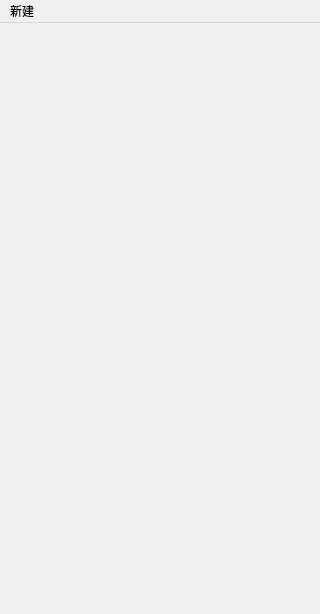
<?xml version="1.0" encoding="UTF-8"?>
<ui version="4.0">
 <class>MainWindow</class>
 <widget class="QMainWindow" name="MainWindow">
  <property name="geometry">
   <rect>
    <x>0</x>
    <y>0</y>
    <width>320</width>
    <height>614</height>
   </rect>
  </property>
  <property name="sizePolicy">
   <sizepolicy hsizetype="Fixed" vsizetype="Fixed">
    <horstretch>0</horstretch>
    <verstretch>0</verstretch>
   </sizepolicy>
  </property>
  <property name="minimumSize">
   <size>
    <width>320</width>
    <height>588</height>
   </size>
  </property>
  <property name="maximumSize">
   <size>
    <width>320</width>
    <height>614</height>
   </size>
  </property>
  <property name="windowTitle">
   <string>猫猫翻金币</string>
  </property>
  <property name="windowIcon">
   <iconset resource="resource.qrc">
    <normaloff>:/res/Coin0001.png</normaloff>:/res/Coin0001.png</iconset>
  </property>
  <widget class="QWidget" name="centralwidget">
   <property name="sizePolicy">
    <sizepolicy hsizetype="Fixed" vsizetype="Fixed">
     <horstretch>0</horstretch>
     <verstretch>0</verstretch>
    </sizepolicy>
   </property>
   <property name="minimumSize">
    <size>
     <width>320</width>
     <height>588</height>
    </size>
   </property>
   <property name="maximumSize">
    <size>
     <width>320</width>
     <height>588</height>
    </size>
   </property>
   <layout class="QVBoxLayout" name="verticalLayout">
    <property name="spacing">
     <number>0</number>
    </property>
    <property name="leftMargin">
     <number>0</number>
    </property>
    <property name="topMargin">
     <number>0</number>
    </property>
    <property name="rightMargin">
     <number>0</number>
    </property>
    <property name="bottomMargin">
     <number>0</number>
    </property>
    <item>
     <widget class="QStackedWidget" name="stackedWidget">
      <property name="currentIndex">
       <number>0</number>
      </property>
      <widget class="QWidget" name="mainscene">
       <property name="sizePolicy">
        <sizepolicy hsizetype="Fixed" vsizetype="Fixed">
         <horstretch>0</horstretch>
         <verstretch>0</verstretch>
        </sizepolicy>
       </property>
       <property name="styleSheet">
        <string notr="true">#mainscene
{
	border-image: url(:/res/OtherSceneBg.png);
}</string>
       </property>
       <widget class="QPushButton" name="start_button">
        <property name="geometry">
         <rect>
          <x>90</x>
          <y>400</y>
          <width>131</width>
          <height>121</height>
         </rect>
        </property>
        <property name="sizePolicy">
         <sizepolicy hsizetype="Fixed" vsizetype="Fixed">
          <horstretch>0</horstretch>
          <verstretch>0</verstretch>
         </sizepolicy>
        </property>
        <property name="minimumSize">
         <size>
          <width>0</width>
          <height>0</height>
         </size>
        </property>
        <property name="baseSize">
         <size>
          <width>180</width>
          <height>180</height>
         </size>
        </property>
        <property name="styleSheet">
         <string notr="true">QPushButton{border:0px;}</string>
        </property>
        <property name="text">
         <string/>
        </property>
        <property name="icon">
         <iconset resource="resource.qrc">
          <normaloff>:/res/MenuSceneStartButton.png</normaloff>:/res/MenuSceneStartButton.png</iconset>
        </property>
        <property name="iconSize">
         <size>
          <width>150</width>
          <height>150</height>
         </size>
        </property>
       </widget>
       <widget class="QLabel" name="title">
        <property name="geometry">
         <rect>
          <x>10</x>
          <y>10</y>
          <width>201</width>
          <height>71</height>
         </rect>
        </property>
        <property name="sizePolicy">
         <sizepolicy hsizetype="Fixed" vsizetype="Fixed">
          <horstretch>0</horstretch>
          <verstretch>0</verstretch>
         </sizepolicy>
        </property>
        <property name="baseSize">
         <size>
          <width>200</width>
          <height>200</height>
         </size>
        </property>
        <property name="text">
         <string/>
        </property>
        <property name="pixmap">
         <pixmap resource="resource.qrc">:/res/Title.png</pixmap>
        </property>
        <property name="scaledContents">
         <bool>true</bool>
        </property>
        <property name="alignment">
         <set>Qt::AlignCenter</set>
        </property>
       </widget>
      </widget>
      <widget class="LevelScene" name="levelscene">
       <property name="styleSheet">
        <string notr="true">#levelscene{
border-image: url(:/res/OtherSceneBg.png);}</string>
       </property>
       <widget class="MyButton" name="back_button">
        <property name="geometry">
         <rect>
          <x>243</x>
          <y>556</y>
          <width>77</width>
          <height>32</height>
         </rect>
        </property>
        <property name="sizePolicy">
         <sizepolicy hsizetype="Fixed" vsizetype="Fixed">
          <horstretch>0</horstretch>
          <verstretch>0</verstretch>
         </sizepolicy>
        </property>
        <property name="styleSheet">
         <string notr="true">QPushButton{border:0px;}</string>
        </property>
        <property name="text">
         <string/>
        </property>
        <property name="icon">
         <iconset resource="resource.qrc">
          <normaloff>:/res/BackButton.png</normaloff>:/res/BackButton.png</iconset>
        </property>
        <property name="iconSize">
         <size>
          <width>77</width>
          <height>32</height>
         </size>
        </property>
       </widget>
      </widget>
      <widget class="PlayScene" name="playscene">
       <property name="sizePolicy">
        <sizepolicy hsizetype="Fixed" vsizetype="Fixed">
         <horstretch>0</horstretch>
         <verstretch>0</verstretch>
        </sizepolicy>
       </property>
       <property name="styleSheet">
        <string notr="true">#playscene{
	border-image: url(:/res/PlayLevelSceneBg.png);
}</string>
       </property>
       <widget class="MyButton" name="back_button_2">
        <property name="geometry">
         <rect>
          <x>246</x>
          <y>558</y>
          <width>77</width>
          <height>32</height>
         </rect>
        </property>
        <property name="sizePolicy">
         <sizepolicy hsizetype="Fixed" vsizetype="Fixed">
          <horstretch>0</horstretch>
          <verstretch>0</verstretch>
         </sizepolicy>
        </property>
        <property name="styleSheet">
         <string notr="true">QPushButton{border:0px;}</string>
        </property>
        <property name="text">
         <string/>
        </property>
        <property name="icon">
         <iconset resource="resource.qrc">
          <normaloff>:/res/BackButton.png</normaloff>:/res/BackButton.png</iconset>
        </property>
        <property name="iconSize">
         <size>
          <width>77</width>
          <height>32</height>
         </size>
        </property>
       </widget>
       <widget class="QPushButton" name="save_button">
        <property name="geometry">
         <rect>
          <x>150</x>
          <y>560</y>
          <width>93</width>
          <height>29</height>
         </rect>
        </property>
        <property name="sizePolicy">
         <sizepolicy hsizetype="Fixed" vsizetype="Fixed">
          <horstretch>0</horstretch>
          <verstretch>0</verstretch>
         </sizepolicy>
        </property>
        <property name="font">
         <font>
          <bold>true</bold>
         </font>
        </property>
        <property name="styleSheet">
         <string notr="true">background-color: rgb(168, 0, 0);</string>
        </property>
        <property name="text">
         <string>SAVE</string>
        </property>
       </widget>
      </widget>
     </widget>
    </item>
   </layout>
  </widget>
  <widget class="QMenuBar" name="menubar">
   <property name="geometry">
    <rect>
     <x>0</x>
     <y>0</y>
     <width>320</width>
     <height>26</height>
    </rect>
   </property>
   <widget class="QMenu" name="menu">
    <property name="title">
     <string>新建</string>
    </property>
    <addaction name="actionquit"/>
   </widget>
   <addaction name="menu"/>
  </widget>
  <action name="actionquit">
   <property name="text">
    <string>quit</string>
   </property>
   <property name="iconText">
    <string>退出</string>
   </property>
  </action>
 </widget>
 <customwidgets>
  <customwidget>
   <class>MyButton</class>
   <extends>QPushButton</extends>
   <header location="global">mybutton.h</header>
  </customwidget>
  <customwidget>
   <class>LevelScene</class>
   <extends>QWidget</extends>
   <header location="global">levelscene.h</header>
   <container>1</container>
  </customwidget>
  <customwidget>
   <class>PlayScene</class>
   <extends>QWidget</extends>
   <header location="global">playscene.h</header>
   <container>1</container>
  </customwidget>
 </customwidgets>
 <resources>
  <include location="resource.qrc"/>
 </resources>
 <connections/>
</ui>
